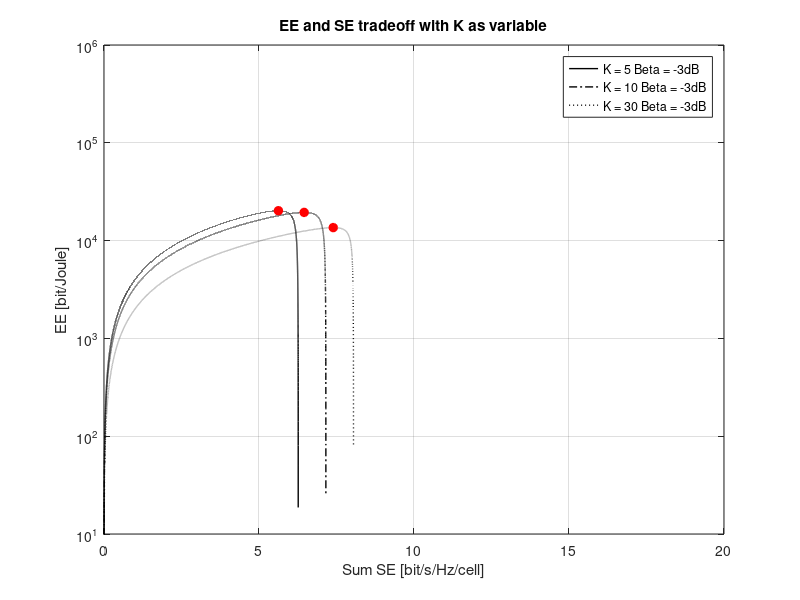

MATLAB code to generate this figure:
%Empty workspace and close figures
close all;
clear;


%% Propagation and hardware parameters

%Communication bandwidth
B = 0.1*10^(6); %100 kHz

%PA efficiency
mu = 0.4;

%Number of BS antennas
M = 10;

%Define range of number of UEs
Krange = [ 5 10 30];

%Fixed circuit power per BS (in Watt)
P_FIX = 10;

%Circuit power per BS antenna (in Watt)
P_BS = 1;

%Circuit power UE (in Watt)
P_UE = 1;

%Range of sum SE values
sumSE = (0:0.00002:14)';

%Select ratio between noise power and beta_0^0
sigma2_beta = 10^(-6*0.1);

%Compute nu_0 in (5.14)
nu_0 = sigma2_beta/mu;

%Define range of strengths of inter-cell interference = [-3 dB, -15 dB]
barbetaRange = 10^(-3/10);


%% Go through range of strengths of inter-cell interference
for index3 = 1:length(barbetaRange)
    
    %Prepare to save simulation results
    txPower = zeros(length(sumSE),length(Krange));
    EE = zeros(length(sumSE),length(Krange));
    maxEE = zeros(length(Krange),1);
    maxSumSE = zeros(length(Krange),1);
    
    
    %Go through range of number of UEs
    for index1 = 1:length(Krange)
        
        %Extract strength of inter-cell interference
        barbeta = barbetaRange(index3);
        
        %Extract number of UEs
        K = Krange(index1);
        
        
        %Go through range of SE values
        for index2 = 1:length(sumSE)
            
            %Compute transmit power using (5.27)
            p = sigma2_beta*((M-1)/(2^sumSE(index2) - 1) - K*barbeta +1 - K)^(-1);
            
            %Skip SEs for which there are no feasible transmit powers
            if p < 0
                
                break;
                
            end
            
            %Compute the EE using (5.28)
            EE(index2,index1) = B*K*sumSE(index2)/(K*p/mu + P_FIX + M*P_BS + K*P_UE);
            
            %Compute transmit power
            txPower(index2,index1) = K*p/mu;
            
        end
        
        %Find EE-maximizing point on each curve
        [max_value, index_max ] = max(EE(:,index1));
        maxEE(index1) = max_value;
        maxSumSE(index1) = K*sumSE(index_max);
        
    end
    
    %Plot the simulation reults
    figure(1); hold on; box on; grid on;
    plot(Krange(1)*sumSE,EE(:,1),'k','LineWidth',1);
    plot(Krange(2)*sumSE,EE(:,2),'k-.','LineWidth',1);
    plot(Krange(3)*sumSE,EE(:,3),'k:','LineWidth',1);
    plot(maxSumSE,maxEE,'ro','LineWidth',1,'MarkerFaceColor','r');
    
end

set(gca,'YScale','log');
axis([0 20 10 10^6])

xlabel('Sum SE [bit/s/Hz/cell]');
ylabel('EE [bit/Joule]');
title('EE and SE tradeoff with K as variable');
legend('K = 5 Beta = -3dB','K = 10 Beta = -3dB', 'K = 30 Beta = -3dB','Location','NorthEast');
